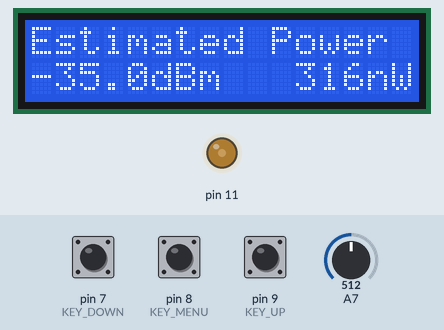
Recording of a sketch running on a simulated Arduino Nano, built with avr-gcc and run on an emulated ATmega328P. On the bench: 16×2 character LCD, output pins drawn as LEDs (lit = HIGH). The test bench sets the inputs (shaded band); at power-on: A7 = 512, pin 7 (KEY_DOWN) HIGH, pin 8 (KEY_MENU) HIGH, pin 9 (KEY_UP) HIGH. EEPROM starts erased; pins used as bus, display or sensor lines are not drawn.

Above: at 2.4 s.
2.5 s: A7 set to 716
At 3.3 s:
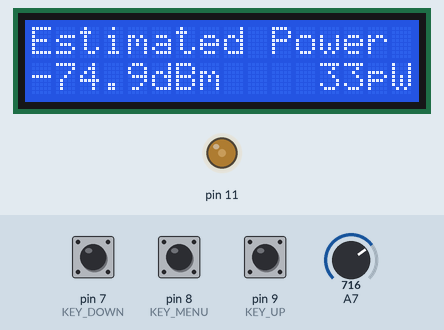
4.1 s: pin 7 (KEY_DOWN) pulled LOW for 0.15 s
At 5.2 s:
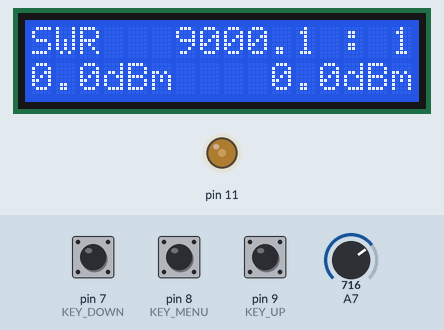
5.7 s: pin 8 (KEY_MENU) pulled LOW for 0.15 s
At 7.2 s:
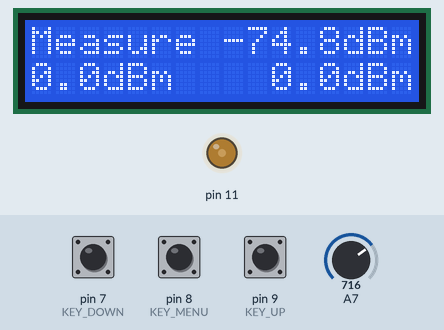
7.6 s: pin 8 (KEY_MENU) pulled LOW for 0.15 s
At 8.9 s:
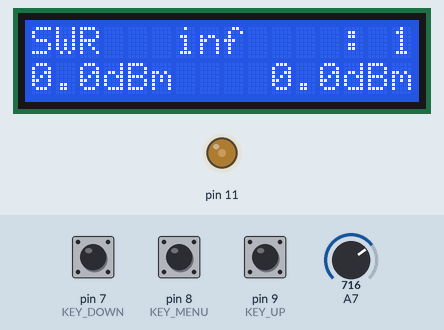
9.2 s: pin 8 (KEY_MENU) pulled LOW for 1 s
At 11.0 s:
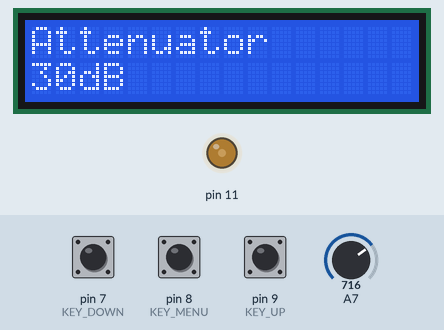
11.7 s: pin 9 (KEY_UP) pulled LOW for 0.15 s
At 13.2 s:
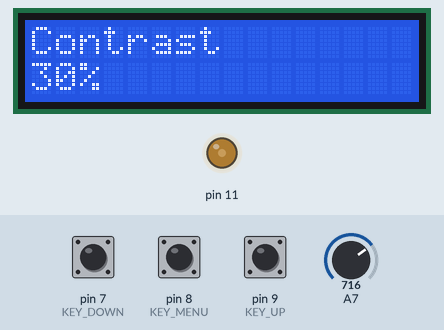
Timing chart, 0 to 14.3 s (numbered marks = the images above; inputs shaded):
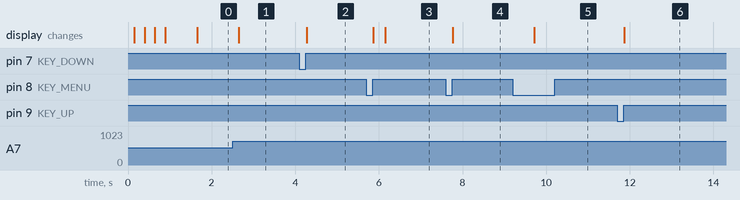

The sketch:

RF-PWR-SWR-Meter.ino
```cpp
#include "Settings.h"
#include <LiquidCrystal.h>
#include "Meter.h"
#include "UI.h"
#include "Screen.h"

// #define DEBUG

/*
  RF Power Meter / SWR Meter
*/

LiquidCrystal lcd(LCD_RS, LCD_EN, LCD_D4, LCD_D5, LCD_D6, LCD_D7);
Settings settings;
Meter meter(A7);
UI ui(&lcd);

// Input & Buttons
#define INPUT_QTY 3
const int inputPins[INPUT_QTY] = {KEY_UP, KEY_MENU, KEY_DOWN};
int lastInputState[INPUT_QTY] = {LOW, LOW, LOW};
int inputState[INPUT_QTY];
bool inputFlags[INPUT_QTY] = {LOW, LOW, LOW};
bool inputLongFlags[INPUT_QTY] = {LOW, LOW, LOW};
bool longPressActive[INPUT_QTY] = {false};
long buttonTimer[INPUT_QTY] = {0};
long longPressTime = 500;
long lastDebounceTime[INPUT_QTY] = {0, 0, 0};
long debounceDelay = 10;

//LCD Menu Logic

enum screenOrder {
  CALIB,
  SWR,
  PWR,
  ATTEN,
  V_MAX,
  VSTEP,
  MIN_P,
  LIGHT,
  CONTR,
  SCREEN_QTY,
};
#define MENU_FIRST ATTEN
int currentScreen = PWR;
int lastScreen = MENU_FIRST;
bool inMenu = false;
bool inChange = false;
bool measuring = false;
Screen* screen = new Screen[SCREEN_QTY];

void initScreens() { // Screen Preparation
  screen[SWR] = Screen("SWR", "dBm", "dBm", " : 1", 0, 0, 9000.11);
  screen[SWR].setDecimalPoint(1, 0);
  screen[SWR].setDecimalPoint(1, 1);
  screen[SWR].setDecimalPoint(4, 2);
  screen[PWR] = Screen("Estimated Power", "dBm", "mW");
  screen[PWR].setDecimalPoint(1);
  screen[ATTEN] = Screen("Attenuator", "dB", settings.attenuator());
  screen[ATTEN].setLimits(0,60);
  screen[ATTEN].setStep(10);
  screen[V_MAX] = Screen("Calibration", "vMax", settings.vMax());
  screen[V_MAX].setDecimalPoint(3);
  screen[VSTEP] = Screen("vStep", "V/dB", settings.vStep());
  screen[VSTEP].setLimits(.015, .042);
  screen[VSTEP].setDecimalPoint(3);
  screen[VSTEP].setStep(0.001);
  screen[MIN_P] = Screen("Offset", "dBm", settings.minPow());
  screen[MIN_P].setLimits(-70, -50);
  screen[MIN_P].setDecimalPoint(1);
  screen[MIN_P].setStep(0.1);
  screen[LIGHT] = Screen("Backlight", "%", map(settings.backlight(), 0, 200, 0, 100));
  screen[LIGHT].setLimits(0,100);
  screen[LIGHT].setStep(1);
  screen[CONTR] = Screen("Contrast", "%", map(settings.contrast(), 110, 10, 0, 100));
  screen[CONTR].setLimits(0,100);
  screen[CONTR].setStep(1);
  screen[CALIB] = Screen("OK?  << N | Y >>", " vMax");
  screen[CALIB].setDecimalPoint(9);
}

// TestThings

double previous = 0;


void setup() {
  pinMode(KEY_MENU, INPUT_PULLUP);
  pinMode(KEY_UP, INPUT_PULLUP);
  pinMode(KEY_DOWN, INPUT_PULLUP);

  if (settings.vMax() == 0) {
    vMaxCalibration();
  }
#ifdef DEBUG
  Serial.begin(115200);
  debug();
#endif
// Set Base Values for Screens
  initScreens();
}

void loop() {
  setInputFlags();
  resolveInputFlags();
  if ((millis() % 500 == 0) && (
    (currentScreen == PWR) || (currentScreen == CALIB) || ((currentScreen == SWR) && (measuring))
    )){
      double voltage = meter.voltage();
      float dBmPower = v2dBm(voltage) + settings.attenuator();
      double mWPower = dBm2mW(dBmPower);
      screen[CALIB].changeValue(voltage);
      screen[PWR].changeValue(dBmPower);
      int m = 0;
      while (mWPower < 1) {
        mWPower *= 1000;
        m++;
      }
      switch (m) {
        case 0:
          screen[PWR].changeUnit("mW", 1);
          break;
        case 1:
          screen[PWR].changeUnit((String)(char)0xE4+"W", 1);
          break;
        case 2:
          screen[PWR].changeUnit("nW", 1);
          break;
        case 3:
          screen[PWR].changeUnit("pW", 1);
          break;
        case 4:
          screen[PWR].changeUnit("fW", 1);
          break;
        case 5:
          screen[PWR].changeUnit("aW", 1);
          break;
      }
      screen[PWR].changeValue(mWPower, 1);
      if (measuring) {
        screen[SWR].changeValue(dBmPower, 2);
      }
      ui.printScreen(&screen[currentScreen]);
  }
}

void setInputFlags() {
  for (int i = 0; i < INPUT_QTY; i++) {
    int reading = digitalRead(inputPins[i]);
    if (reading != lastInputState[i]) {
      lastDebounceTime[i] = millis();
    }
    if ((millis() - lastDebounceTime[i]) > debounceDelay) {
      if (reading == LOW) { // Button Down
        if (inputState[i] == LOW) {
          inputState[i] = HIGH;
          buttonTimer[i] = millis();
        }
        if ((millis() - buttonTimer[i] > longPressTime) && (!longPressActive[i])) {
          //Long Press
          longPressActive[i] = true;
          inputLongFlags[i] = HIGH;
        }
      } else { // Button Released
        if (inputState[i] == HIGH) {
          if (longPressActive[i] == true) {
            // Long Press Released
            longPressActive[i] = false;
          } else {
            // Short Press Released
            inputFlags[i] = HIGH;
          }
          inputState[i] = LOW;
        }
      }
    }
    lastInputState[i] = reading;
  }
}

void resolveInputFlags() {
  for (int i = 0; i < INPUT_QTY; i++) {
    if ((inputFlags[i] == HIGH) || (inputLongFlags[i] == HIGH)){
      if (inputLongFlags[i] == HIGH) inputLongAction(i);
      else inputAction(i);
      inputFlags[i] = LOW;
      inputLongFlags[i] = LOW;
      // Print New Screen (menu...)
      ui.printScreen(&screen[currentScreen], inChange);
    }
  }
}

void inputAction(int input) {
  switch (input) {
    case 0: // Key <<<
      if ((currentScreen == SWR) && (measuring)) {
        screen[SWR].changeValue(screen[SWR].value(2), 0);
      } else if (currentScreen == CALIB) {
        currentScreen = V_MAX;
      } else if (inChange) {
        //Value Change
        screen[currentScreen].decrement();
        updateValues(currentScreen);
      } else if (inMenu) {
        // Menu
        if (currentScreen > MENU_FIRST) currentScreen--;
        else currentScreen = SCREEN_QTY - 1;
      } else {
        // Normal
        if (currentScreen > CALIB + 1) currentScreen--;
        else currentScreen = MENU_FIRST - 1;
      }
      break;
    case 1: // Key Menu
      if (currentScreen == CALIB) currentScreen = V_MAX;
      else if ((currentScreen == SWR) && (!measuring)) {
        measuring = true;
        screen[SWR].changeTitle("Measure");
        screen[SWR].changeValue(-99.9,2);
        screen[SWR].changeUnit("dBm", 2);
      } else if ((currentScreen == SWR) && (measuring)) {
        measuring = false;
        screen[SWR].changeTitle("SWR");
        screen[SWR].changeUnit(" : 1", 2);
        double ref = dBm2mW(screen[SWR].value());
        double fwd = dBm2mW(screen[SWR].value(1));
        if (ref > fwd) {
          double fuck = fwd;
          fwd = ref;
          ref = fuck;
        }
        screen[SWR].changeValue(swr(fwd, ref),2);
      }
      else if (inChange) { // Exit Change
        inChange = false;
        if (previous != screen[currentScreen].value()) saveAll();
      } else if (inMenu) { // Exit Menu
        inMenu = false;
        int tScreen = currentScreen;
        currentScreen = lastScreen;
        lastScreen = tScreen;
      } // else do nothing
      break;
    case 2: // Key >>>
      if ((currentScreen == SWR) && (measuring)) {
        screen[SWR].changeValue(screen[SWR].value(2), 1);
      } else if (currentScreen == CALIB) break;
      else if (inChange) {
        //Value Change
        screen[currentScreen].increment();
        updateValues(currentScreen);
      } else if (inMenu) {
        // Menu
        if (currentScreen < SCREEN_QTY - 1) currentScreen++;
        else currentScreen = MENU_FIRST;
      } else {
        // Normal
        if (currentScreen < MENU_FIRST - 1) currentScreen++;
        else currentScreen = CALIB + 1;
      }
      break;
  }
}

void inputLongAction(int input) {
  switch (input) {
    case 0: // Key <<<
      switch (currentScreen) {
        case CALIB:
          currentScreen = V_MAX;
          break;
        case SWR:
        case PWR:
        case ATTEN:
        case V_MAX:
        case VSTEP:
        case MIN_P:
        case LIGHT:
        case CONTR:
        break;
      }
      break;
    case 1: // Key Menu
      if (!measuring) {
        if (!inMenu) {
          inMenu = true;
          int tScreen = currentScreen;
          currentScreen = lastScreen;
          lastScreen = tScreen;
        } else if (!inChange){
          if (currentScreen == V_MAX) currentScreen = CALIB;
          else {
            inChange = true;
            previous = screen[currentScreen].value();
          }
        }
      }
      break;
    case 2: // Key >>>
        switch(currentScreen) {
        case CALIB:
          vMaxCalibration();
          screen[V_MAX].changeValue(settings.vMax());
          currentScreen = V_MAX;
        case SWR:
        case PWR:
        case ATTEN:
        case V_MAX:
        case VSTEP:
        case MIN_P:
        case LIGHT:
        case CONTR:
        break;
      }
      break;
  }
}

void updateValues(int screenID) {
  switch (screenID) {
    case PWR:
      break;
    case ATTEN: settings.setAttenuator((int)screen[screenID].value());
      break;
    case V_MAX: settings.setVMax(screen[screenID].value());
      break;
    case VSTEP: settings.setVStep(screen[screenID].value());
      break;
    case MIN_P: settings.setMinPow(screen[screenID].value());
      break;
    case LIGHT: settings.setBacklight((byte)map(screen[screenID].value(), 0, 100, 0, 200));
      break;
    case CONTR: settings.setContrast((byte)map(screen[screenID].value(), 0, 100, 110, 10));
      break;
  }
}

void saveAll() {
  ui.saving();
  settings.save();
}

void vMaxCalibration() {
  ui.calibrating();

  settings.setVMax(meter.vAvg(10));
  settings.save();
}

float v2dBm(double voltage) {
  return ((settings.vMax() - voltage) / settings.vStep()) + settings.minPow();
}

double dBm2mW(float dBm) {
  return pow(10.0, (dBm / 10));
}

double swr(double fwd, double ref) {
  double root = sqrt(ref / fwd);
  return (1 + root) / (1 - root);
}

void debug() {
  double volts = meter.voltage();
  Serial.print("Config Version: ");
  Serial.println(CONFIG_VERSION);
  Serial.print("Vcc: ");
  Serial.print(meter.vcc(), 4);
  Serial.print("V\tvMax: ");
  Serial.print(settings.vMax(), 4);
  Serial.print("V\t\tMeasured: ");
  Serial.print(volts, 4);
  Serial.print("V\tvStep: ");
  Serial.print(settings.vStep(), 4);
  Serial.println("V/dB");
  Serial.print("Backlight: ");
  Serial.print(settings.backlight());
  Serial.print("\tOffset: ");
  Serial.print(settings.minPow());
  Serial.print("dBm\tPower: ");
  Serial.print(v2dBm(volts));
  Serial.print("dBm\tAttenuator: ");
  Serial.print(settings.attenuator());
  Serial.println("dB");
  Serial.print("Contrast: ");
  Serial.print(settings.contrast());
}
```

Meter.cpp
```cpp
#include "Meter.h"

Meter::Meter(int meterPin) {
  _pin = meterPin;
}

double Meter::vcc() { // outputs Vcc in V
  long result;
  // Read 1.1V reference against AVcc
  ADMUX = _BV(REFS0) | _BV(MUX3) | _BV(MUX2) | _BV(MUX1);
  delay(2); // Wait for Vref to settle
  ADCSRA |= _BV(ADSC); // Convert
  while (bit_is_set(ADCSRA,ADSC));
  result = ADCL;
  result |= ADCH<<8;
  result = 1125300L / result; // Back-calculate AVcc in mV
  return result/1000.0; // returns answer in Volts
}

double Meter::voltage() {
  double Vcc = vcc();
  double volts = (analogRead(_pin) / 1024.0) * Vcc;
  delay(2);
  return volts;
}

double Meter::vAvg(int samples = 10) {
  double vAvg = 0;
  for (int i = samples; i > 0; i--) vAvg = vAvg + voltage();
  return vAvg / (double)samples;
}
```

Meter.h
```cpp
#ifndef METER_H
#define METER_H

#include "Arduino.h"

class Meter {
  private:
    int _pin;
  public:
    Meter(int pin);
    double vcc();
    double voltage();
    double vAvg(int samples = 10);
};

double dBm2mW(float dBm);

#endif
```

Screen.cpp
```cpp
#include "Screen.h"

Screen::Screen() {

}

Screen::Screen(String title, String unit, double value = 0) {
  _params = 1;
  _title = title;
  _units = new String[_params];
  _values = new double[_params];
  _decimals = new int[_params];
  _steps = new double[_params];
  _mins = new double[_params];
  _maxs = new double[_params];
  for (int i = 0; i < _params; i++) {
    _steps[i] = 0;
    _decimals[i] = 0;
    _values[i] = 0;
    _units[i] = "";
    _mins[i] = 0;
    _maxs[i] = 0;
  }
  _values[0] = value;
  _units[0] = unit;
}

Screen::Screen(String title, String unit1, String unit2, double value1 = 0, double value2 = 0) {
  _params = 2;
  _title = title;
  _units = new String[_params];
  _values = new double[_params];
  _decimals = new int[_params];
  _steps = new double[_params];
  _mins = new double[_params];
  _maxs = new double[_params];
  for (int i = 0; i < _params; i++) {
    _steps[i] = 0;
    _decimals[i] = 0;
    _values[i] = 0;
    _units[i] = "";
    _mins[i] = 0;
    _maxs[i] = 0;
  }
  _values[0] = value1;
  _units[0] = unit1;
  _values[1] = value2;
  _units[1] = unit2;
}

Screen::Screen(String title, String unit1, String unit2, String unit3, double value1 = 0, double value2 = 0, double value3 = 0) {
  _params = 3;
  _title = title;
  _units = new String[_params];
  _values = new double[_params];
  _decimals = new int[_params];
  _steps = new double[_params];
  _mins = new double[_params];
  _maxs = new double[_params];
  for (int i = 0; i < _params; i++) {
    _steps[i] = 0;
    _decimals[i] = 0;
    _values[i] = 0;
    _units[i] = "";
    _mins[i] = 0;
    _maxs[i] = 0;
  }
  _values[0] = value1;
  _units[0] = unit1;
  _values[1] = value2;
  _units[1] = unit2;
  _values[2] = value3;
  _units[2] = unit3;
}

void Screen::changeTitle(String title) {
  _title = title;
}

void Screen::changeUnit(String unit, int i = 0) {
  _units[i] = unit;
}

void Screen::changeValue(double value, int i = 0) {
  _values[i] = value;
}

void Screen::setDecimalPoint(int dp, int i = 0) {
  _decimals[i] = dp;
}

void Screen::setStep(double s, int i = 0) {
  _steps[i] = s;
}

void Screen::increment(int i = 0) {
  if (_values[i] < _maxs[i]) _values[i] += _steps[i];
  else _values[i] = _maxs[i];
}
void Screen::decrement(int i = 0) {
  if (_values[i] > _mins[i])_values[i] -= _steps[i];
  else _values[i] = _mins[i];
}

void Screen::setMin(double limit, int i = 0) {
  _mins[i] = limit;
}
void Screen::setMax(double limit, int i = 0) {
  _maxs[i] = limit;
}

void Screen::setLimits(double low, double high, int i = 0) {
  _mins[i] = low;
  _maxs[i] = high;
}

String Screen::title() {
  return _title;
}

String Screen::unit(int i = 0) {
  return _units[i];
}

double Screen::value(int i = 0) {
  return _values[i];
}

int Screen::decimalPoint(int i = 0) {
  return _decimals[i];
}

int Screen::params() {
  return _params;
}
```

Screen.h
```cpp
#ifndef SCREEN_H
#define SCREEN_H
#include "Arduino.h"

class Screen {
  private:
    int _params;
    String _title = "";
    String* _units;
    double* _values;
    int* _decimals;
    double* _steps;
    double* _mins;
    double* _maxs;
  public:
    Screen();
    Screen(String title);
    Screen(String title, String unit, double value = 0);
    Screen(String title, String unit1, String unit2, double value1 = 0, double value2 = 0);
    Screen(String title, String unit1, String unit2, String unit3, double value1 = 0, double value2 = 0, double value3 = 0);
    void changeTitle(String title);
    void changeUnit(String unit, int i = 0);
    void changeValue(double value, int i = 0);
    void setDecimalPoint(int dp, int i = 0);
    void setStep(double s, int i = 0);
    void setMin(double limit, int i = 0);
    void setMax(double limit, int i = 0);
    void setLimits(double low, double high, int i = 0);
    void increment(int i = 0);
    void decrement(int i = 0);
    String title();
    String unit(int i = 0);
    double value(int i = 0);
    int decimalPoint(int i = 0);
    int params();
};

#endif
```

UI.cpp
```cpp
#include "UI.h"
#include "Meter.h"

UI::UI(LiquidCrystal *lcd) {
  _lcd = lcd;
  _lcd->begin(16, 2);
  _lcd->createChar(1, _dBlogo);
}

int UI::getPadding(Screen *screen, int i) {
  int dec = screen->decimalPoint(i);
  float val = screen->value(i);
  int x = 1;
  int y = screen->unit(i).length();
  x += y;
  if (dec > 0) x += (dec + 1);
  if (val < 0) x++;
  val = abs(val);
  if (val > 1000) x++;
  if (val > 100) x++;
  if (val > 10) x++;
  if (x > 8) x = 8;
  return x;
}

void UI::printScreen(Screen *screen, bool inChange) {
  _lcd->clear();
  _lcd->print(screen->title());
  switch (screen->params()) {
    case 3:
      if (screen->unit(2) == "dBm") _lcd->setCursor(16-getPadding(screen, 2),0);
      else _lcd->setCursor(14-getPadding(screen, 2),0);
      _lcd->print(screen->value(2), screen->decimalPoint(2));
      _lcd->setCursor(16-screen->unit(2).length(),0);
      _lcd->print(screen->unit(2));
    case 2:
      _lcd->setCursor(16-getPadding(screen, 1),1);
      _lcd->print(screen->value(1), screen->decimalPoint(1));
      _lcd->setCursor(16-screen->unit(1).length(),1);
      _lcd->print(screen->unit(1));
    case 1:
      _lcd->setCursor(0,1);
      if (inChange) _lcd->print((char)0x7E);
      _lcd->print(screen->value(0), screen->decimalPoint(0));
      _lcd->print(screen->unit(0));
  }

}

void UI::calibrating() {
  _lcd->clear();
  _lcd->setCursor(0,0);
  _lcd->print("Auto-Calibrating");
  pleaseWait();
}

void UI::saving() {
  _lcd->clear();
  _lcd->setCursor(4,0);
  _lcd->print("Saving");
  pleaseWait();
}

void UI::pleaseWait() {
  _lcd->setCursor(1,1);
  _lcd->print("Please Wait");
  delay(250);
  _lcd->print(".");
  delay(250);
  _lcd->print(".");
  delay(250);
  _lcd->print(".");
  delay(250);
}
```

UI.h
```cpp
#ifndef UI_H
#define UI_H
#include "Arduino.h"
#include <LiquidCrystal.h>
#include "Screen.h"

class UI {
  private:
    int currentMode;
    byte _dBlogo[8] = {
      B00110,
      B00101,
      B01101,
      B10110,
      B10101,
      B10101,
      B01110,
      B00000,
    };
    LiquidCrystal *_lcd;
    int getPadding(Screen *screen, int i);
    void pleaseWait();
  public:
    UI(LiquidCrystal *lcd);
    void printScreen(Screen *screen, bool inChange = false);
    void calibrating();
    void saving();
};

#endif
```

Source omitted: Settings.cpp (1507 bytes), Settings.h (1011 bytes)

Measured:
- after the input at 2.5 s, the display: changes after 0.15 s (image 1)
- after the input at 4.1 s, the display: changes after 0.17 s (image 2)
- after the input at 5.7 s, the display: first changes after 0.17 s (image 3 shows a later state)
- after the input at 7.6 s, the display: changes after 0.17 s (image 4)
- after the input at 9.2 s, the display: changes after 0.52 s (image 5)
- after the input at 11.7 s, the display: changes after 0.16 s (image 6)
